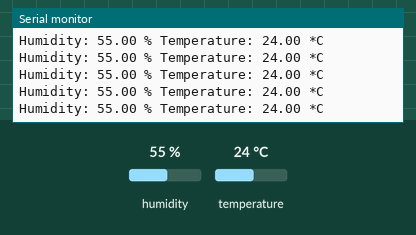
Bench run of a sketch on a simulated Arduino Uno, built with avr-gcc and run on an emulated ATmega328P. Shown: the last lines printed to the serial monitor. Inputs (shaded band) come from the test bench; at power-on: humidity 55 %, temperature 24 °C. Storage starts empty.

Above: at 2.9 s.
3.0 s: humidity set to 22 %
At 4.21 s:
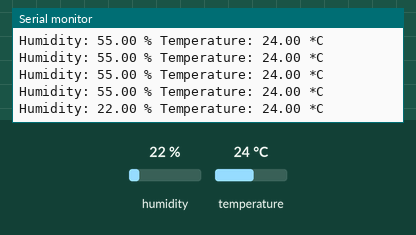
9.1 s: temperature set to 12 °C
At 9.15 s:
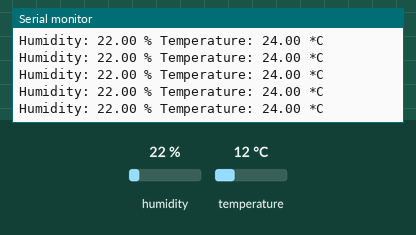
11.8 s: humidity set to 40 %
At 11.8 s:
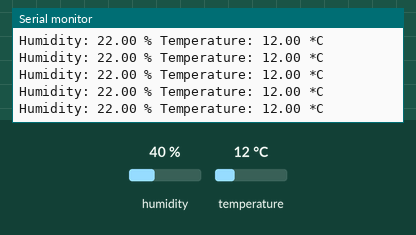
Timing chart, 0 to 14.8 s (numbered marks = the images above; inputs shaded):
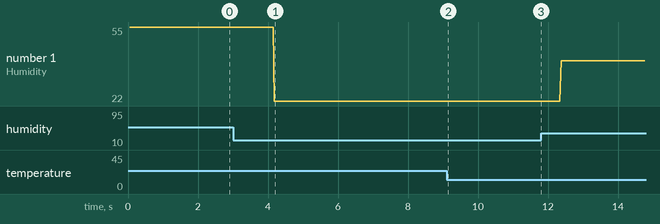

Measured:
- after the input at 3.0 s, the serial monitor: prints a new line after 1.2 s (image 1)
- plotted number 1: 55 → 22 after the input at 3.0 s, 22 → 40 after the input at 11.8 s

The sketch:

Bai7.ino
```cpp
#include <DHT.h>
#include <SPI.h>
#include <SD.h>
#include <Wire.h>
//**GND - GND
//**VCC - 5V
//** MOSI - pin 11
// ** MISO - pin 12
// ** CLK - pin 13
// ** CS - pin 4 (for MKRZero SD: SDCARD_SS_PIN)

const int DHTPIN = 2;             //Đọc dữ liệu từ DHT11 ở chân 2 trên mạch Arduino
const int DHTTYPE = DHT11;        //Khai báo loại cảm biến

DHT dht(DHTPIN, DHTTYPE);

File myFile;

void setup() {
  Serial.begin(9600);

  dht.begin();                    // Khởi động cảm biến DHT11

  while (!Serial) {
    ; // wait for serial port to connect.
  }


  Serial.print("Initializing SD card...");

  if (!SD.begin(3)) {
    Serial.println("initialization failed!");
    return;
  }
  Serial.println("initialization done.");

}

void loop() {
  float h = dht.readHumidity();               //Đọc độ ẩm
  float t = dht.readTemperature();            //Đọc nhiệt độ
  // kiểm tra lại giá trị nhiệt độ và độ ẩm đọc được, nếu chúng là "NaN" ( not a number) thì có vấn đề
  if (isnan(t) || isnan(h)) {
    Serial.println("Failed to read from DHT");
  }
  else{
  //Mở File
   myFile = SD.open("test.txt", FILE_WRITE);

    // Viết dữ liệu vào File
    if (myFile) {
    Serial.print("Humidity: ");
    Serial.print(h);
    Serial.print(" % ");
    Serial.print("Temperature: ");
    Serial.print(t);
    Serial.println(" *C");
    myFile.print("Nhiệt độ: ");
    myFile.print(t);
    myFile.print("*C ");
    myFile.print("Độ ẩm: ");
    myFile.print(h);
    myFile.println("%");
    myFile.close();
      //đóng file :
      myFile.close();
      }
      else {
      // Nếu lỗi mở File, in thông báo ra Serial
      Serial.println("error opening data file");
       }
  }
  }
```
